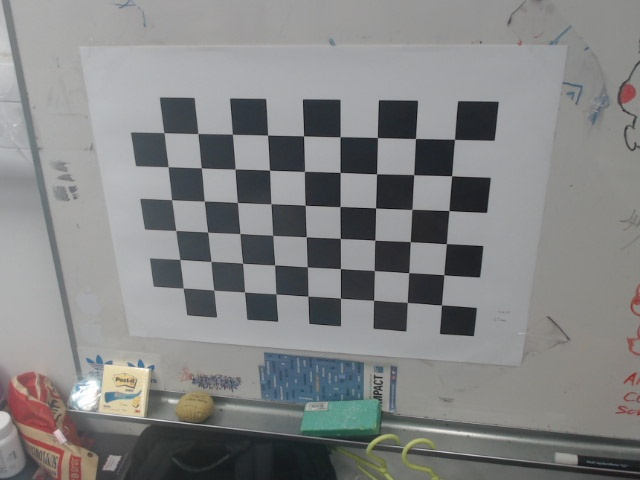
#> input picture frames/frame_00004.jpg, 640 x 480 px; its folder holds only this picture in this run
$ python camcalib.py
#> lines starting #> are read from the running program, lines starting #| are printed output that depends on the picture; after the words box and inside, x2 and y2 are one past the last pixel; in counts of white or black regions, pixels touching at a corner belong together; long printed decimals are rounded
# coding:utf-8
import cv2
import numpy as np
import glob

# 找棋盘格角点
# 阈值
criteria = (cv2.TERM_CRITERIA_EPS + cv2.TERM_CRITERIA_MAX_ITER, 30, 0.001)
#棋盘格模板规格
w = 9
h = 6
# 世界坐标系中的棋盘格点,例如(0,0,0), (1,0,0), (2,0,0) ....,(8,5,0)，去掉Z坐标，记为二维矩阵
objp = np.zeros((w*h,3), np.float32)
objp[:,:2] = np.mgrid[0:w,0:h].T.reshape(-1,2)
# 储存棋盘格角点的世界坐标和图像坐标对
objpoints = [] # 在世界坐标系中的三维点
imgpoints = [] # 在图像平面的二维点

images = glob.glob('frames/*.jpg')
for fname in images:
    img = cv2.imread(fname)
#> img is the input picture: shape (480, 640, 3); mean B, G, R 133, 132.8, 132
    gray = cv2.cvtColor(img,cv2.COLOR_BGR2GRAY)
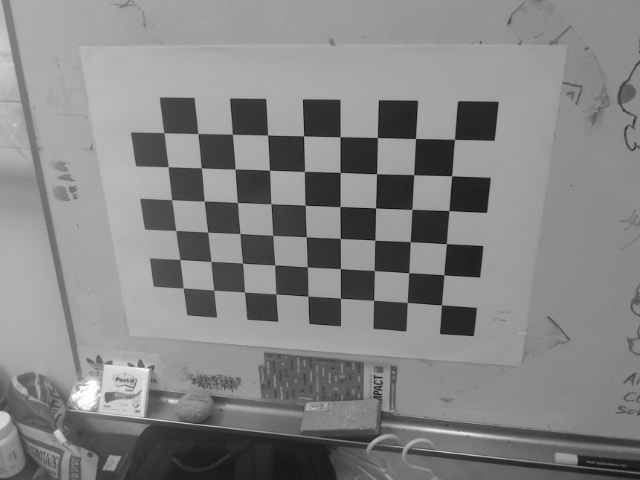
#> gray: shape (480, 640); min 9, max 255, mean 132.6
    # 找到棋盘格角点
    ret, corners = cv2.findChessboardCorners(gray, (w,h),None)
#> ret = True; corners = 54 rows, first 8: [441.5, 305], [407.3, 302.4], [373.6, 300.3], [340.4, 298.3], [307.9, 296.2], [276, 294], [244.5, 292], [213.8, 290]
    # 如果找到足够点对，将其存储起来
    if ret == True:
        cv2.cornerSubPix(gray,corners,(11,11),(-1,-1),criteria)
        objpoints.append(objp)
        imgpoints.append(corners)
        # 将角点在图像上显示
        cv2.drawChessboardCorners(img, (w,h), corners, ret)
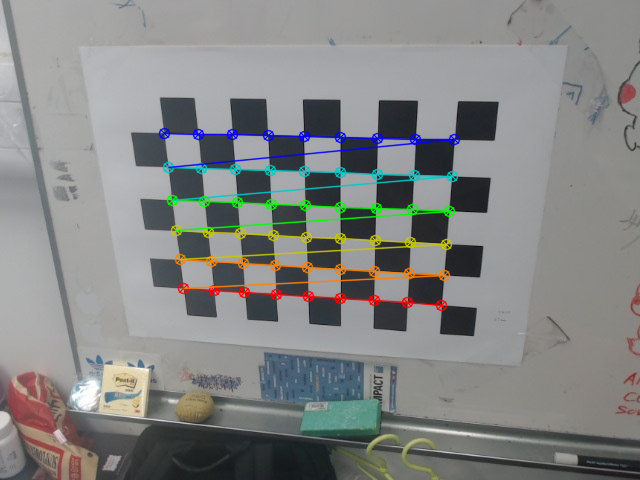
#> img: shape (480, 640, 3); 4.25% of pixels changed, all inside (x1, y1, x2, y2) = (158, 127, 461, 312)
        cv2.imshow('findCorners',img)
        cv2.waitKey(1)
cv2.destroyAllWindows()

# 标定
ret, mtx, dist, rvecs, tvecs = cv2.calibrateCamera(objpoints, imgpoints, gray.shape[::-1], None, None)
#> ret = 0.258; mtx = [[644.1, 0, 307.4], [0, 650.1, 244.6], [0, 0, 1]]; dist = [[0.378, -7.17, -0.00411, 0.00519, 41.81]]; rvecs = ([-0.257, 0.712, -3.04],); tvecs = ([3.96, 1.76, 19.19],)

print(mtx)
#| [[644.092    0.         307.450]
#|  [  0.         650.066 244.646]
#|  [  0.           0.           1.        ]]

# 去畸变
img2 = cv2.imread(images[0])
h,  w = img2.shape[:2]
#> h = 480; w = 640
newcameramtx, roi=cv2.getOptimalNewCameraMatrix(mtx,dist,(w,h),0,(w,h)) # 自由比例参数
#> newcameramtx = [[1576.8, 0, 340.3], [0, 1705.1, 236], [0, 0, 1]]; roi = (0, 0, 639, 479)
dst = cv2.undistort(img2, mtx, dist, None, newcameramtx)
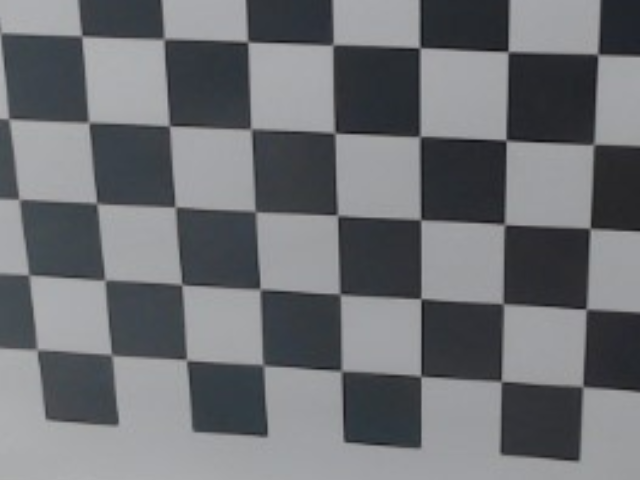
#> dst: shape (480, 640, 3); mean B, G, R 116.9, 113, 111
# 根据前面ROI区域裁剪图片
#x,y,w,h = roi
#dst = dst[y:y+h, x:x+w]
cv2.imwrite('calibresult.png',dst)

# 反投影误差
total_error = 0
for i in xrange(len(objpoints)):
    imgpoints2, _ = cv2.projectPoints(objpoints[i], rvecs[i], tvecs[i], mtx, dist)
    error = cv2.norm(imgpoints[i],imgpoints2, cv2.NORM_L2)/len(imgpoints2)
    total_error += error
#> this loop made 1 pass
#> (error, total_error) on pass 1: (0.0351, 0.0351)
#> after the loop, total_error = 0.0351
print("total error: ", total_error/len(objpoints))
#| total error:  0.03507

$ run again, on frames/frame_00012.jpg
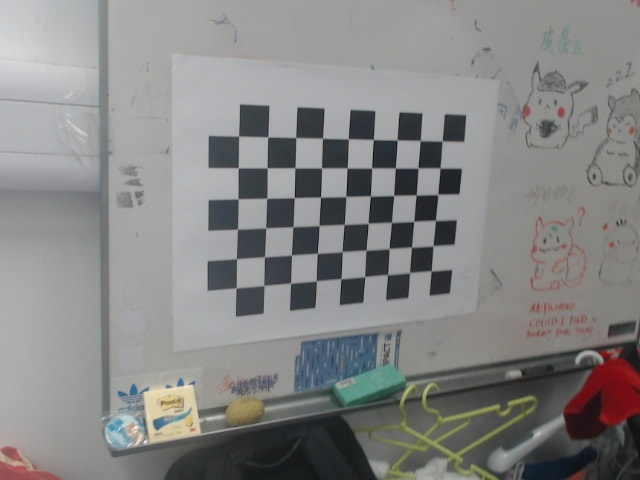
#> input picture frames/frame_00012.jpg, 640 x 480 px
#> img is the input picture: shape (480, 640, 3); mean B, G, R 132.6, 133.3, 133.4
#> `ret, corners = cv2.findChessboardCorners(gray, (w,h),None)`: ret = True; corners = 54 rows, first 8: [431.2, 270.7], [409.7, 273], [387.6, 274.7], [364.7, 276.7], [340.9, 278.6], [316.1, 280.8], [290.6, 283.1], [264, 285.5]
#> `cv2.drawChessboardCorners(img, (w,h), corners, ret)`:
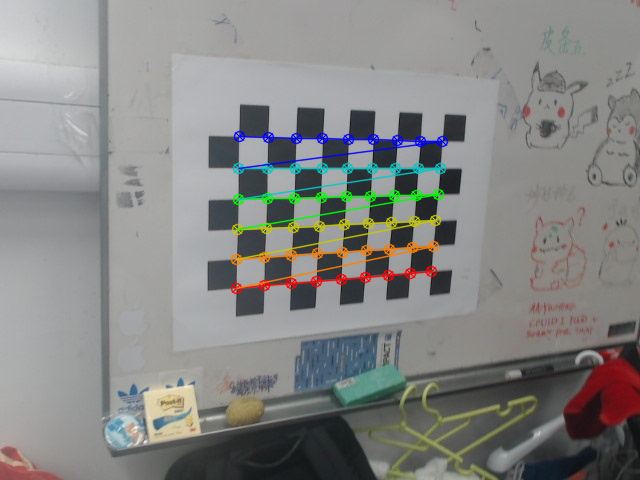
#> img: shape (480, 640, 3); 3.46% of pixels changed, all inside (x1, y1, x2, y2) = (230, 130, 449, 295)
#> `ret, mtx, dist, rvecs, tvecs = cv2.calibrateCamera(objpoints, imgpoint..`: ret = 0.249; mtx = [[671.8, 0, 308.4], [0, 669.9, 263.5], [0, 0, 1]]; dist = [[0.122, 0.112, 0.00566, -0.015, -12.15]]; rvecs = ([-0.707, -0.38, 3.03],); tvecs = ([4.77, 0.287, 26.03],)
#| [[671.821   0.         308.376]
#|  [  0.         669.944 263.489]
#|  [  0.           0.           1.        ]]
#> newcameramtx = [[671.8, 0, 308.4], [0, 671.9, 264.3], [0, 0, 1]]; roi = (0, 0, 639, 479)
#> `dst = cv2.undistort(img2, mtx, dist, None, newcameramtx)`:
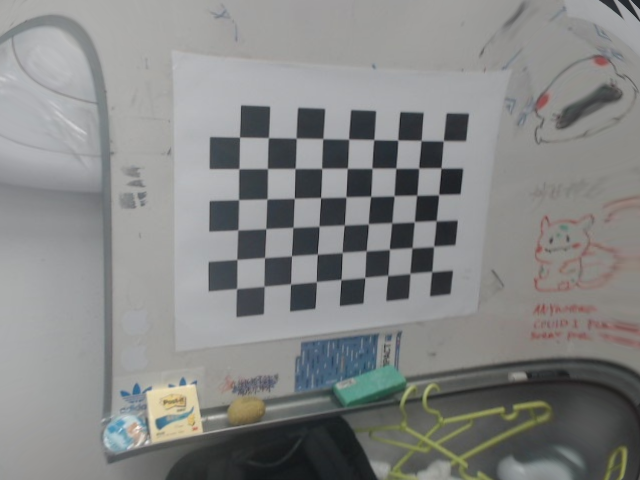
#> dst: shape (480, 640, 3); mean B, G, R 133.4, 134.2, 133.2
#> the loop `for i in xrange(len(objpoints)):` made 1 pass
#> (error, total_error) on pass 1: (0.0339, 0.0339)
#> after the loop `for i in xrange(len(objpoints)):`: total_error = 0.0339
#| total error:  0.03394

$ run again, on frames/frame_00015.jpg
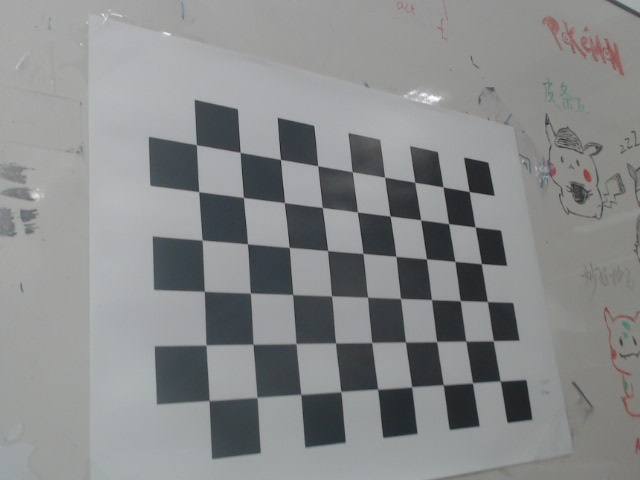
#> input picture frames/frame_00015.jpg, 640 x 480 px
#> img is the input picture: shape (480, 640, 3); mean B, G, R 139, 138.3, 136.6
#> `ret, corners = cv2.findChessboardCorners(gray, (w,h),None)`: ret = True; corners = 54 rows, first 8: [500, 381.2], [472.5, 383], [442.9, 385.2], [411.7, 386.8], [377.4, 389.6], [340.7, 391.5], [300.9, 394], [257.1, 397.5]
#> `cv2.drawChessboardCorners(img, (w,h), corners, ret)`:
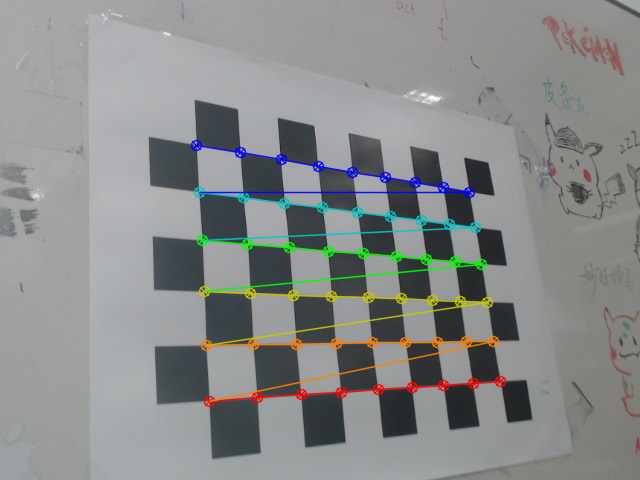
#> img: shape (480, 640, 3); 4.38% of pixels changed, all inside (x1, y1, x2, y2) = (190, 139, 507, 408)
#> `ret, mtx, dist, rvecs, tvecs = cv2.calibrateCamera(objpoints, imgpoint..`: ret = 0.398; mtx = [[876.8, 0, 243.8], [0, 749.1, 161.5], [0, 0, 1]]; dist = [[0.287, -2.31, -0.00386, -0.026, 7.14]]; rvecs = ([-1.08, 0.49, 2.96],); tvecs = ([5.63, 5.58, 18.97],)
#| [[876.755   0.         243.760]
#|  [  0.         749.066 161.485]
#|  [  0.           0.           1.        ]]
#> newcameramtx = [[935.8, 0, 244], [0, 799, 167.1], [0, 0, 1]]; roi = (0, 0, 639, 479)
#> `dst = cv2.undistort(img2, mtx, dist, None, newcameramtx)`:
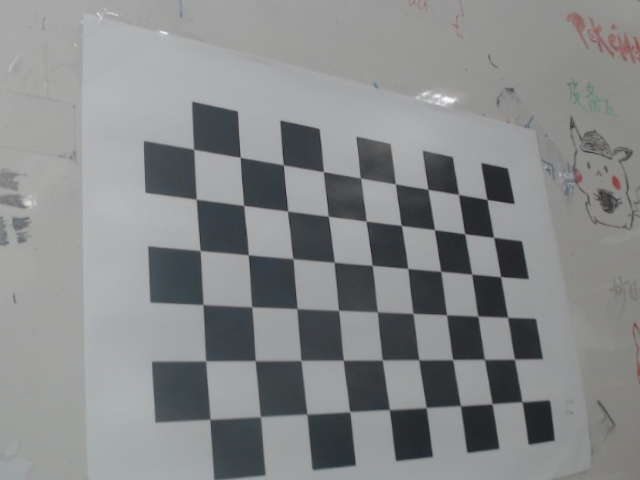
#> dst: shape (480, 640, 3); mean B, G, R 138.2, 137.2, 135.4
#> the loop `for i in xrange(len(objpoints)):` made 1 pass
#> (error, total_error) on pass 1: (0.0541, 0.0541)
#> after the loop `for i in xrange(len(objpoints)):`: total_error = 0.0541
#| total error:  0.05414

$ run again, on frames/frame_00016.jpg
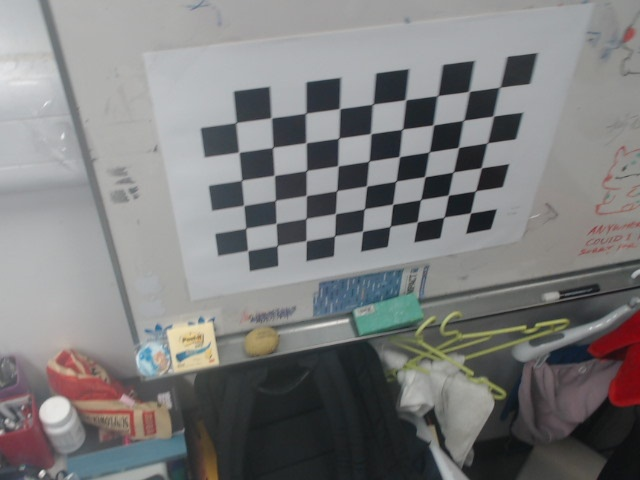
#> input picture frames/frame_00016.jpg, 640 x 480 px
#> img is the input picture: shape (480, 640, 3); mean B, G, R 125.6, 125.4, 125.4
#> `ret, corners = cv2.findChessboardCorners(gray, (w,h),None)`: ret = True; corners = 54 rows, first 8: [470.3, 212.9], [443.8, 217.2], [417.2, 222], [390.2, 226.4], [362.8, 231.1], [334.5, 235.8], [305.9, 241], [277.2, 245.6]
#> `cv2.drawChessboardCorners(img, (w,h), corners, ret)`:
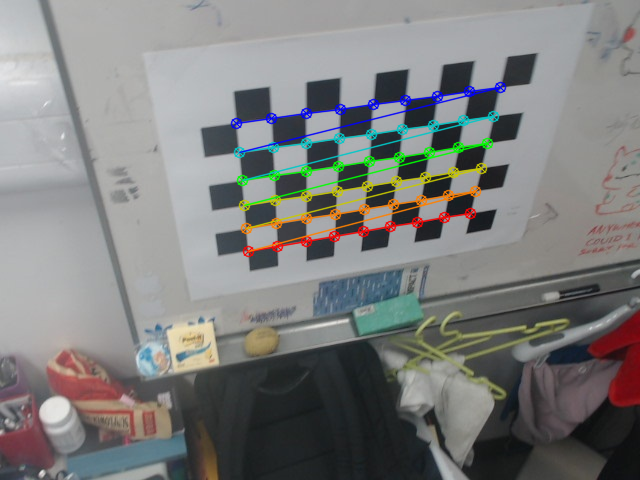
#> img: shape (480, 640, 3); 3.86% of pixels changed, all inside (x1, y1, x2, y2) = (230, 81, 507, 258)
#> `ret, mtx, dist, rvecs, tvecs = cv2.calibrateCamera(objpoints, imgpoint..`: ret = 0.298; mtx = [[606.6, 0, 197.2], [0, 477.1, 302.5], [0, 0, 1]]; dist = [[0.289, -0.363, 0.026, -0.0531, 0.25]]; rvecs = ([-0.296, -0.954, 2.79],); tvecs = ([9.34, -3.92, 20.01],)
#| [[606.614   0.         197.225]
#|  [  0.         477.136 302.547]
#|  [  0.           0.           1.        ]]
#> newcameramtx = [[631.6, 0, 177.1], [0, 513.1, 307.7], [0, 0, 1]]; roi = (0, 0, 639, 479)
#> `dst = cv2.undistort(img2, mtx, dist, None, newcameramtx)`:
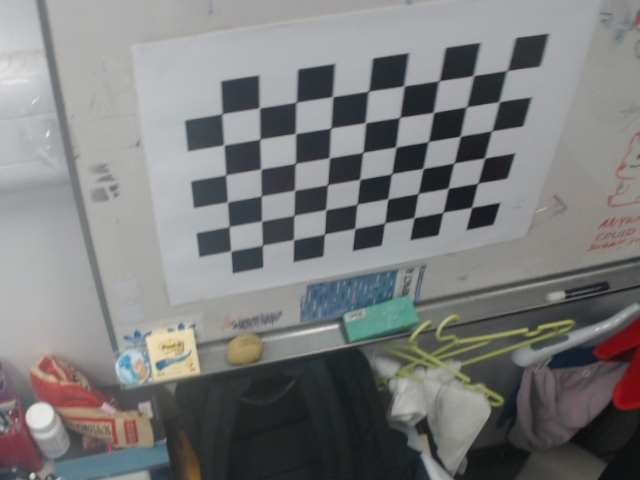
#> dst: shape (480, 640, 3); mean B, G, R 124.8, 124.5, 124.2
#> the loop `for i in xrange(len(objpoints)):` made 1 pass
#> (error, total_error) on pass 1: (0.0406, 0.0406)
#> after the loop `for i in xrange(len(objpoints)):`: total_error = 0.0406
#| total error:  0.04057

$ run again, on frames/frame_00006.jpg
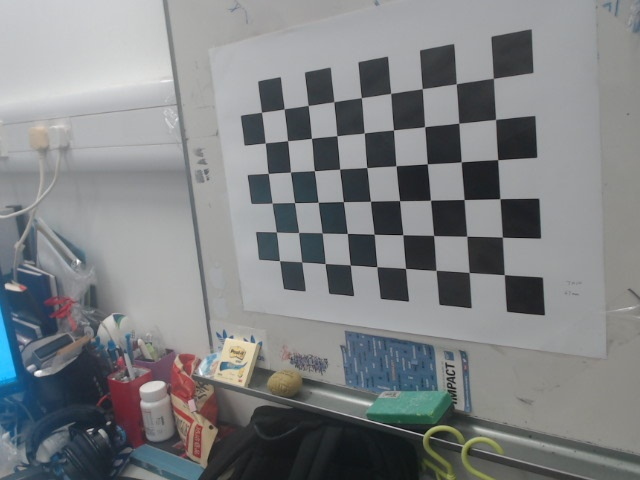
#> input picture frames/frame_00006.jpg, 640 x 480 px
#> img is the input picture: shape (480, 640, 3); mean B, G, R 132, 130.1, 127.5
#> `ret, corners = cv2.findChessboardCorners(gray, (w,h),None)`: ret = True; corners = 54 rows, first 8: [504.3, 274.7], [469.2, 272.5], [436.2, 270.1], [405.4, 268.3], [377, 266.8], [350, 264.9], [325.1, 263.7], [301.9, 262.3]
#> `cv2.drawChessboardCorners(img, (w,h), corners, ret)`:
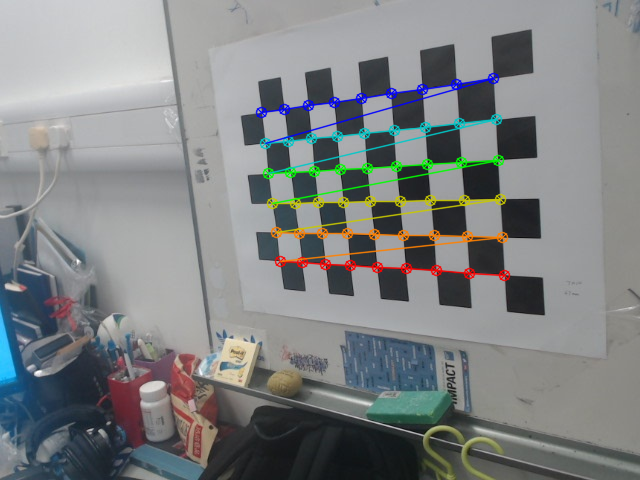
#> img: shape (480, 640, 3); 3.79% of pixels changed, all inside (x1, y1, x2, y2) = (255, 72, 511, 282)
#> `ret, mtx, dist, rvecs, tvecs = cv2.calibrateCamera(objpoints, imgpoint..`: ret = 0.3; mtx = [[956.2, 0, 316.9], [0, 783.4, 322], [0, 0, 1]]; dist = [[-0.32, 3.52, -0.016, 0.0325, -14.24]]; rvecs = ([1.33, -0.391, 2.82],); tvecs = ([4.08, -1.26, 21.05],)
#| [[956.223   0.         316.937   ]
#|  [  0.         783.402 321.954]
#|  [  0.           0.           1.        ]]
#> newcameramtx = [[968.6, 0, 321], [0, 781.3, 320.9], [0, 0, 1]]; roi = (0, 0, 639, 479)
#> `dst = cv2.undistort(img2, mtx, dist, None, newcameramtx)`:
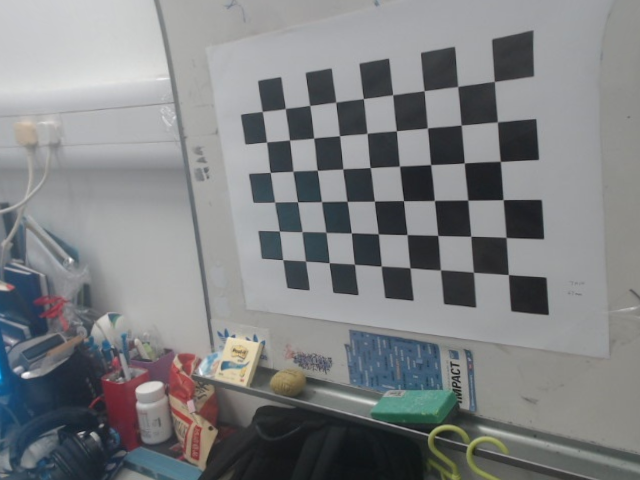
#> dst: shape (480, 640, 3); mean B, G, R 131.5, 129.8, 127.8
#> the loop `for i in xrange(len(objpoints)):` made 1 pass
#> (error, total_error) on pass 1: (0.0408, 0.0408)
#> after the loop `for i in xrange(len(objpoints)):`: total_error = 0.0408
#| total error:  0.04081
